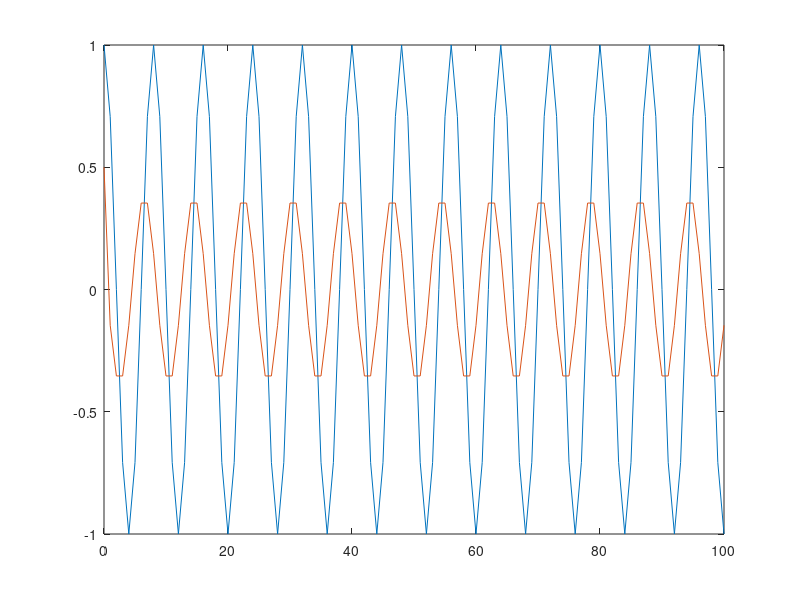

Here is the MATLAB script that generated this plot:
n = 0:100;
x = exp(j*pi/4*n);
% plot(x)
% plot(real(x))
% plot(sin(x))
% plot(imag(x))

h3 = [0.5 -0.5];        % c = H(ej(ohm)) declaração de um H random
y = conv(x, h3);        % y = c*e^jn(ohm)
% plot(real(y))

plot(n, real(x), n, real(y(n+1)))   % (n+1) pois n está indexado em 0
                                    % graficos para comparar os 2 sinais

